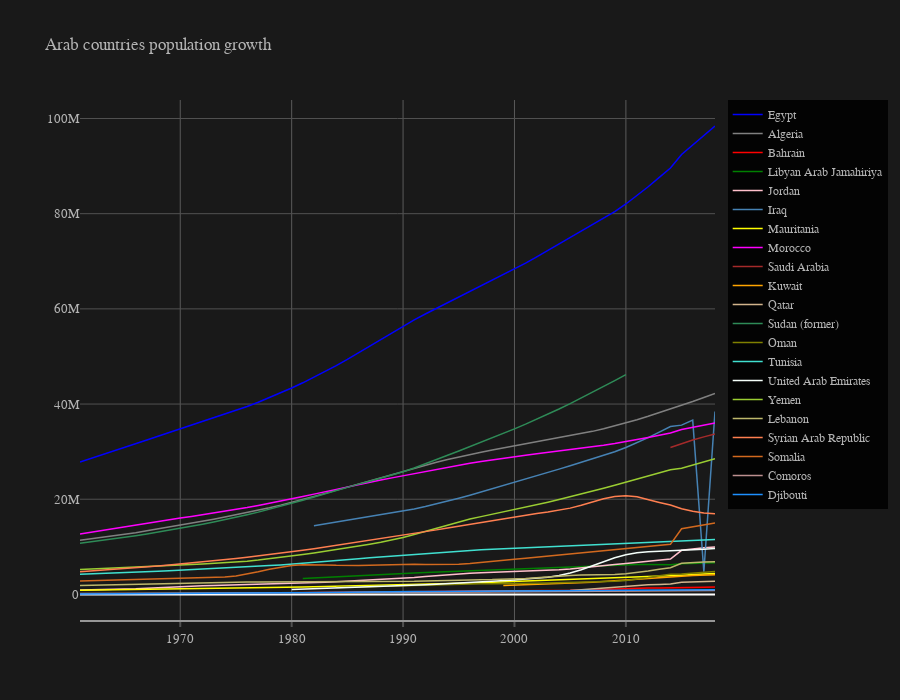

The notebook cell saved with this chart:
### Code cell
# traces will contain a list of each country's population for that particular year
# example: Egypyt{1961: 234235 ..... 2018: 54657}, Lebanon{1961: 234235 ..... 2018: 54657} etc.
traces = []
annotations = []

# For each arab country, append the info to a trace
for i in range(len(arab_countries)):
    country_by_record = extract_country_by_record(arab_df,arab_countries[i],'BiocapPerCap')
    traces.append(go.Scatter(
            x=country_by_record['year'],
            y=country_by_record['population'],
            mode='lines',
            line=dict(color=colors[i], width=1.5),
            text= arab_countries[i],
            hoverinfo="text + x + y",
            connectgaps=True,
            name =arab_countries[i],
            textfont=dict(family='Arial', size=12),
    ))
    
layout = go.Layout(
    title = "Arab countries population growth",
   xaxis=dict(
            showline=True,
            showgrid=True,
            showticklabels=True,
            linecolor='rgb(150, 150, 150)',
            linewidth=2,
            gridcolor='rgb(90, 90, 90)',
            ticks='outside',
            tickcolor='rgb(80, 80, 80)',
            tickwidth=2,
            ticklen=5,
            tickfont=dict(
            family='Arial',
            size=13,
            color='rgb(180, 180, 180)',
        ),
    ),
    yaxis=dict(
            showgrid=True,
            zeroline=True,
            showline=False,
            gridcolor='rgb(80, 80, 80)',
            showticklabels=True,
            tickcolor='rgb(150, 150, 150)',
            tickwidth=2,
            ticklen=5,
            tickfont=dict(
            family='Arial',
            size=13,
            color='rgb(180, 180, 180)')
    ),
   font=dict(family='Arial', size=12,
            color='rgb(180, 180, 180)'),
            showlegend=True, 
            width = 900,
            height = 700,
            paper_bgcolor='rgba(0, 0, 0,.9)',
            plot_bgcolor='rgba(0, 0, 0,0)'
)
    
fig = go.Figure(data=traces, layout= layout)
py.iplot(fig)
